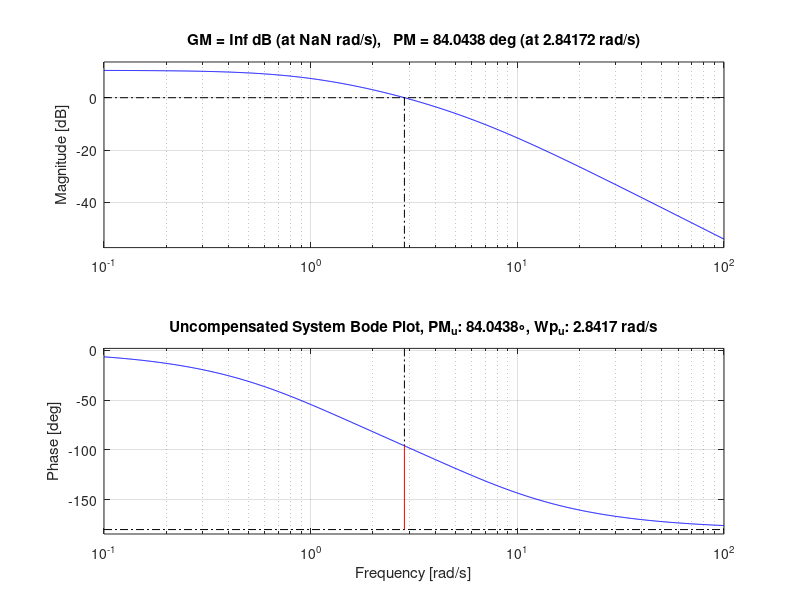
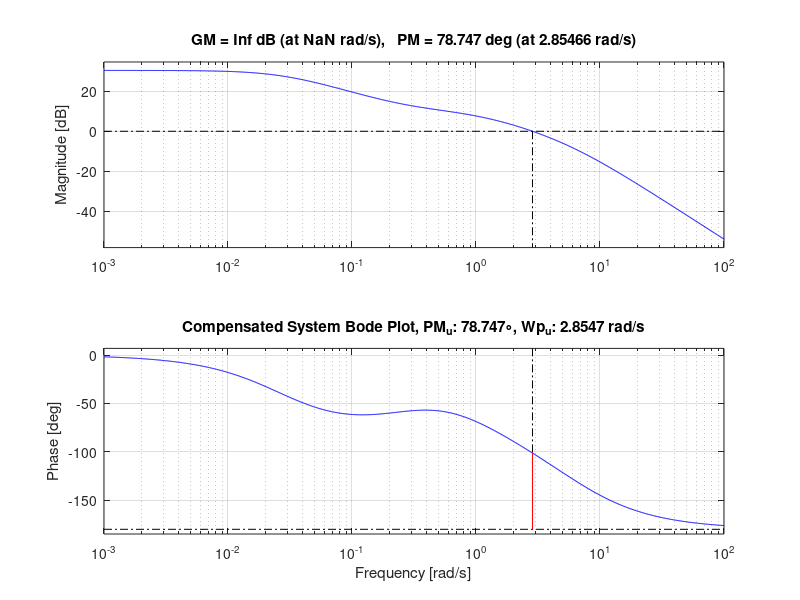
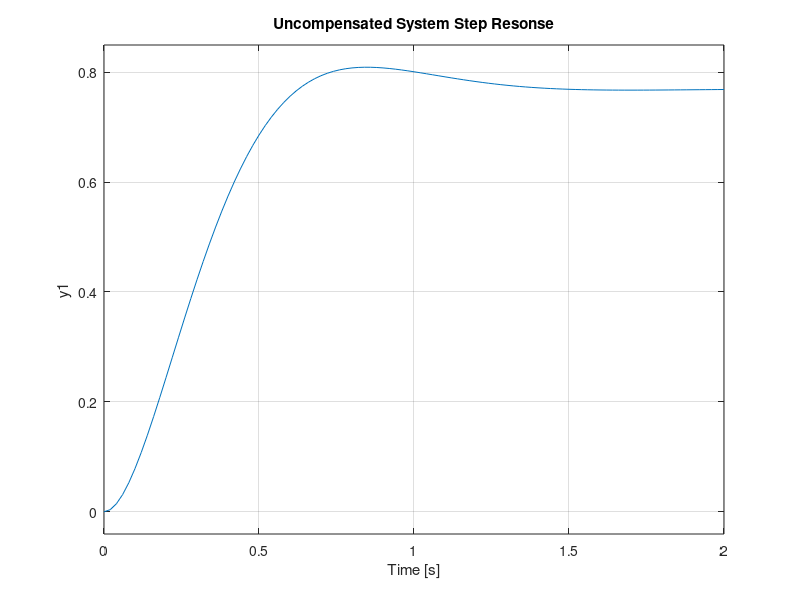

The MATLAB source for these figures, in order: (Note: this script raises an error after producing the figures.)
%% ECE-311, HW-8, Problem 3, 05/28/15, Casimir Sowinski
%% Problem 3: 
% Given the system below: 
% 
% <<EQN_P1.PNG>>
% 
% Following the procedures discussed in lecture, design a compensator to 
% meet the following specification:
%%
% * Increase the cross-over frequency by at least a factor of 3
% * Settling time faster than original system (around twice as fast). 
%   Note, this may require additional tuning beyond rules of thumb!
% 
% State the new phase margin, cross-over frequency, error coefficient, 
% verify the specs are met State the values of appropriate design
% coefficients (K, a, b, d, etc.)
clc
clear

%% Step 1 - Get Bode Plot of Uncompensated System

% Init vars
s       = tf('s');                  % Symbol for TF
K_u     = 20;
G_p     = 1/((s+1)*(s+6));          % Plant TF
G_u     = K_u*G_p
sys_u   = feedback(G_u,1);          % CL system

[Gm_u,Pm_u,Wg_u,Wp_u] = margin(G_u);%%%%%%%% % Margins for uncompensated system
Wp_d    = 3*Wp_u                    % Desired crossover frequency

% Make title
titA    = 'Uncompensated System Bode Plot, PM_u: ';
titB    = num2str(Pm_u);
titC    = '\circ, Wp_u: ';
titD    = num2str(Wp_u);
titE    = ' rad/s';
titTot  = horzcat(titA,titB,titC,titD,titE);

% Plot
figure(1)
margin(G_u);
title(titTot);

%% Step 2/3 - Set a and K
% Try a Lag compensator

a1      = Wp_u/10;
b1      = a1/10;
K       = K_u;

% Init vars
C1      = (s+a1)/(s+b1);
%C1      = (s+a1)/s;
G_c1    = K*C1*G_p;
[Gm_c,Pm_c,Wg_c,Wp_c] = margin(G_c1);

% Make title
titA    = 'Compensated System Bode Plot, PM_u: ';
titB    = num2str(Pm_c);
titC    = '\circ, Wp_u: ';
titD    = num2str(Wp_c);
titE    = ' rad/s';
titTot  = horzcat(titA,titB,titC,titD,titE);

% Plot
figure(2)
margin(G_c1);
title(titTot);

%% Step 5 - Tune a and K as Necessary

%%Attempt 1)
% Make closed loop systems
sys_c1  = feedback(G_c1,1);

% Plot uncomp and comp sys 1 step response
figure(3)
subplot(2,1,1);
step(sys_c1);
title('Compensated System 1 Step Resonse');
subplot(2,1,2);
step(sys_u);
title('Uncompensated System Step Resonse');

% Display step info
S_u     = stepinfo(sys_u);%%%%%%%%%%%%%%%%%%%%%%%%%%%%%%
S_c1    = stepinfo(sys_c1);%%%%%%%%%%%%%%%%%%%%%

% Display new crossover frequency
[Gm_c1,Pm_c1,Wg_c1,Wp_c1] = margin(G_c1);%%%%%%%%%%%%%

%%Attempt 2)%%%%%%%%%%%%%%%%%%%%%%%%%%%%%%%%%%%%%%%%%%%%%%%%%%%%%%%%%%%%%%%
% Adjust a and K and system
a2      = 10*a1/1;
b2      = 1*b1/1;
K2      = 100;
%1,1,19:1.04
% Produce new systems
C2      = (s+a2)/(s+b2);
C2      = (s+1)/(s+1);
G_c2    = K2*K*C2*G_p;
sys_c2  = feedback(G_c2,1);

% Plot uncomp and comp sys 2 step response
figure(4)
subplot(2,1,1);
step(sys_c2);
title('Compensated System 2 Step Resonse');
subplot(2,1,2);
step(sys_u);
title('Uncompensated System Step Resonse');

% Display step info
S_c2    = stepinfo(sys_c2)

% Display new crossover frequency
[Gm_c2,Pm_c2,Wg_c2,Wp_c2] = margin(G_c2);%%%%%%%%%%%%%%%%

%% Fine tune with SISO 
% sisotool(G_p);
% 
% <<SISO_P1_Design.PNG>>
% 
%
% <<SISO_P1_LTI.PNG>>
% 
%
% <<SISO_P1_Window.PNG>>
% 

K_SISO      = 23.845;
C_SISO      = (1+0.26*s)/(1+0.12*s);
sys_SISO    = feedback(K_SISO*C_SISO*G_u,1);
a_SISO      = 1/0.26;
b_SISO      = 1/0.12;
d_SISO      = a_SISO/b_SISO;
S_SISO      = stepinfo(sys_SISO);
%% Results

% Find margins and plot bode of final design
[Gm_c,Pm_c,Wg_c,Wp_c] = margin(sys_SISO); 
figure(5)
margin(sys_SISO)

% Find difference in settling time
delta_ts = abs(S_u.SettlingTime - S_SISO.SettlingTime);
 
% Print results 
fprintf('Phase margin = %4.2f\n',Pm_c);
fprintf('Desired Crossover Frequency > %4.2f\n',Wp_d);
fprintf('Crossover Frequency = %4.2f\n',Wp_c);
fprintf('K_i = Inf\n');
fprintf('K = %4.2f\n',K_SISO);
fprintf('a = %4.2f\n',a_SISO);
fprintf('b = %4.2f\n',b_SISO);
fprintf('d = %4.2f\n',d_SISO);
fprintf('Desired Compensated settling time = %4.2f s\n',S_u.SettlingTime/2);
fprintf('Compensated settling time = %4.2f s\n',S_SISO.SettlingTime);


